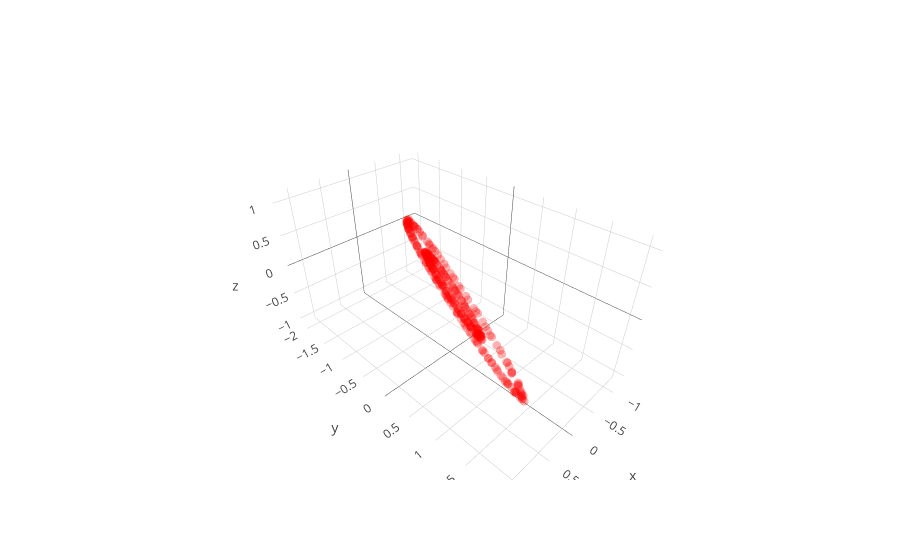

Here is the notebook cell this chart was saved with:
### Code cell
# view 3D
trace1 = go.Scatter3d(
    x=projected_mine[:,0],
    y=projected_mine[:,1],
    z=projected_mine[:,2],
    mode='markers',
    line=dict(color='red',width=0.5),
    marker=dict(size=3,opacity=0.3)
)
data = [trace1]
fig  = go.Figure(data=data)
iplot(fig)

### Figure 1 — Plotly figure (JSON) as saved in the notebook; plotly's stock layout.template omitted (floating-point values rounded to 4 significant figures; data arrays with more than 128 entries replaced by an {"elided": "..."} marker saying what was removed)
{"data": [{"line": {"color": "red", "width": 0.5}, "marker": {"opacity": 0.3, "size": 3}, "mode": "markers", "type": "scatter3d", "uid": "af3d2123-dbb0-44e7-9c18-c85e1a5eb9e4", "x": {"elided": "300 float values"}, "y": {"elided": "300 float values"}, "z": {"elided": "300 float values"}}], "layout": {}}
